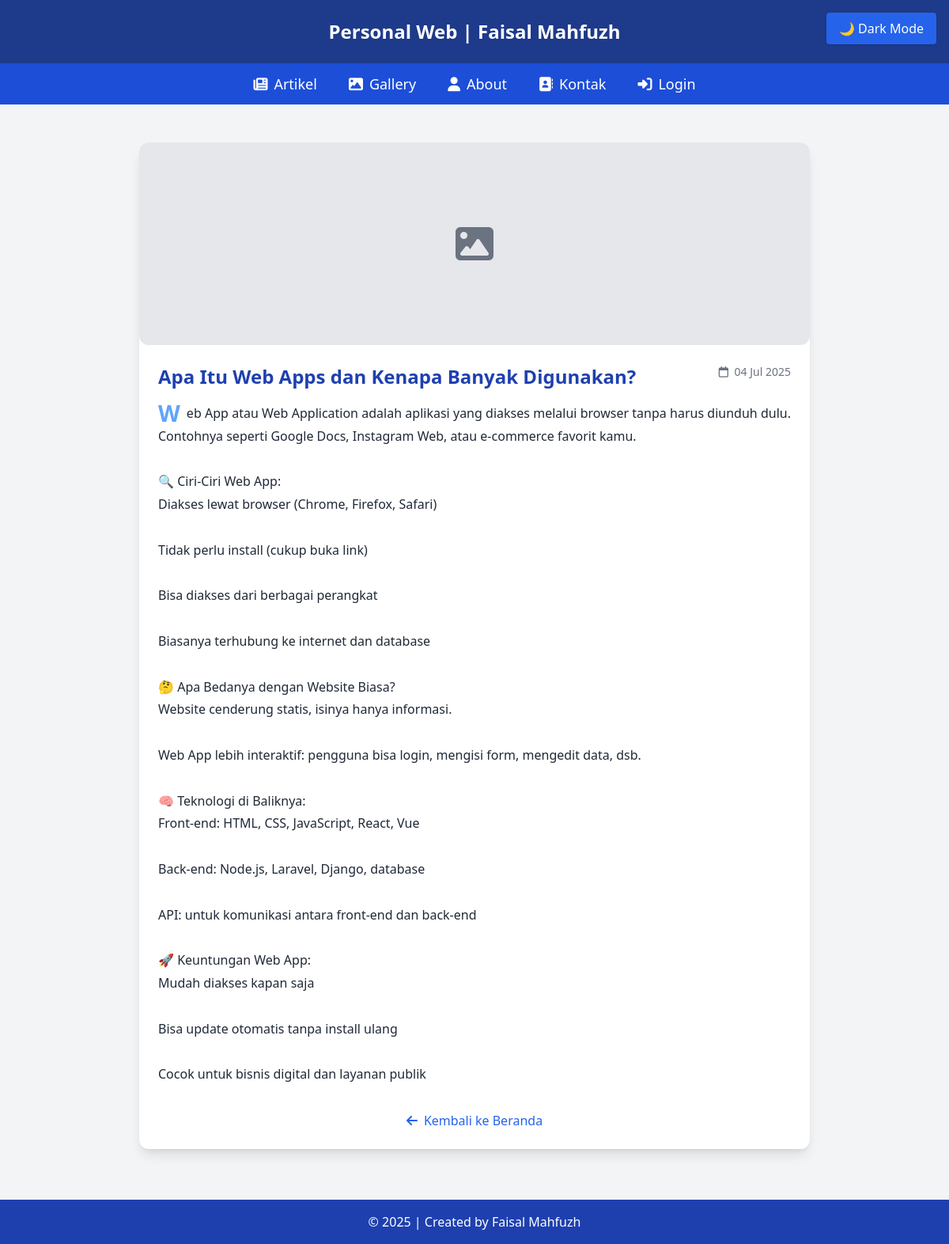
/detail_artikel.php?id=27, run on the app's committed database.
### tables this page shows
CREATE TABLE `tbl_artikel` (
  `id_artikel` int(11) NOT NULL,
  `nama_artikel` varchar(255) NOT NULL,
  `isi_artikel` text NOT NULL,
  `gambar` varchar(100) DEFAULT NULL,
  `tanggal` date DEFAULT NULL,
  `penulis` varchar(100) DEFAULT NULL,
  `id_kategori` int(11) DEFAULT NULL
);

### detail_artikel.php (the view, shortened to what this page needs)
<?php
include "koneksi.php";
$id = intval($_GET['id']);
$sql = "SELECT * FROM tbl_artikel WHERE id_artikel = $id";
$query = mysqli_query($db, $sql);
$data = mysqli_fetch_assoc($query);
?>
<!DOCTYPE html>
<html lang="id">
<head>
  <script src="https://cdn.tailwindcss.com"></script>
  <link rel="stylesheet" href="https://cdnjs.cloudflare.com/ajax/libs/font-awesome/6.4.0/css/all.min.css">
</head>
<body class="bg-gray-100 dark:bg-gray-900 text-gray-800 dark:text-gray-100 font-sans transition-colors duration-300">
  <div class="fixed top-4 right-4 z-50">
    <button onclick="toggleDarkMode()" id="darkModeBtn" class="bg-blue-600 hover:bg-blue-700 text-white px-4 py-2 rounded shadow transition-colors duration-300">
    </button>
  </div>
  <header class="bg-blue-900 dark:bg-gray-800 text-white text-center p-6 text-2xl font-bold">
    Personal Web | Faisal Mahfuzh
  </header>
  <nav class="bg-blue-700 dark:bg-gray-700 text-white py-3 shadow-sm sticky top-0 z-40">
    <ul class="flex justify-center space-x-10 font-medium text-lg">
      <li><a href="index.php" class="hover:underline"><i class="fas fa-newspaper mr-2"></i>Artikel</a></li>
      <li><a href="gallery.php" class="hover:underline"><i class="fas fa-image mr-2"></i>Gallery</a></li>
      <li><a href="about.php" class="hover:underline"><i class="fas fa-user mr-2"></i>About</a></li>
      <li><a href="kontak.php" class="hover:underline"><i class="fas fa-address-book mr-2"></i>Kontak</a></li>
      <li><a href="admin/login.php" class="hover:underline"><i class="fas fa-sign-in-alt mr-2"></i>Login</a></li>
    </ul>
  </nav>
  <main class="max-w-4xl mx-auto p-6 mt-6">
    <div class="bg-white dark:bg-gray-800 rounded-xl shadow-lg overflow-hidden transition">
      <?php if (!empty($data['gambar'])):
        $gambarPath = "uploads/" . htmlspecialchars($data['gambar']);
        if (file_exists($gambarPath)): ?>
          <img src="<?= $gambarPath ?>"
               alt="<?= htmlspecialchars($data['nama_artikel']) ?>"
               class="w-full h-96 object-cover article-image">
        <?php else: ?>
          <div class="bg-gray-200 border-2 border-dashed rounded-xl w-full h-64 flex items-center justify-center text-gray-500">
            <i class="fas fa-image text-5xl"></i>
          </div>
        <?php endif; ?>
      <?php else: ?>
        <div class="bg-gray-200 dark:bg-gray-700 border-2 border-dashed rounded-xl w-full h-64 flex items-center justify-center text-gray-500 dark:text-gray-400">
          <i class="fas fa-image text-5xl"></i>
        </div>
      <?php endif; ?>
      <div class="p-6">
        <div class="flex justify-between items-start mb-4">
          <h1 class="text-2xl font-bold text-blue-800 dark:text-blue-400">
            <?= htmlspecialchars($data['nama_artikel']) ?>
          </h1>
          <span class="text-sm text-gray-500 dark:text-gray-400 whitespace-nowrap">
            <i class="far fa-calendar mr-1"></i> <?= date('d M Y', strtotime($data['tanggal'])) ?>
          </span>
        </div>
        <article class="prose prose-lg max-w-none dark:prose-invert">
          <div class="justify-text">
            <?= nl2br(htmlspecialchars($data['isi_artikel'])) ?>
          </div>
        </article>
        <div class="mt-8 text-center">
          <a href="index.php" class="inline-flex items-center text-blue-600 dark:text-blue-400 hover:text-blue-800 dark:hover:text-blue-300 transition-colors">
            <i class="fas fa-arrow-left mr-2"></i> Kembali ke Beranda
          </a>
        </div>
      </div>
    </div>
  </main>
  <footer class="bg-blue-800 dark:bg-gray-800 text-white text-center py-4 mt-10">
    &copy; <?php echo date('Y'); ?> | Created by Faisal Mahfuzh
  </footer>
</body>
</html>

### detail_artikel.php (style rules this page uses)
.justify-text { text-align: justify; line-height: 1.8; }
.justify-text::first-letter { font-size: 1.8rem; font-weight: bold; color: #60a5fa; float: left; margin-right: 8px; line-height: 1; }

### data on the page
tbl_artikel: nama_artikel "Apa Itu Web Apps dan Kenapa Banyak Digunakan?", tanggal "04 Jul 2025", isi_artikel "Web App atau Web Application adalah aplikasi yang diakses melalui browser tanpa harus diunduh dulu. Contohnya seperti Google Docs, Instagram Web, atau e-commerce favorit kamu. 🔍 Ciri-Ciri Web App: Diakses lewat browser (Chrome, Firefox, Safari) Tidak perlu install (cukup buka link) Bisa diakses dari berbagai perangkat Biasanya terhubung ke internet dan database 🤔 Apa Bedanya dengan Website Biasa? Website cenderung statis, isinya hanya informasi. Web App lebih interaktif: pengguna bisa login, mengisi form, mengedit data, dsb. 🧠 Teknologi di Baliknya: Front-end: HTML, CSS, JavaScript, React, Vue Back-end: Node.js, Laravel, Django, database API: untuk komunikasi antara front-end dan back-end 🚀…"
